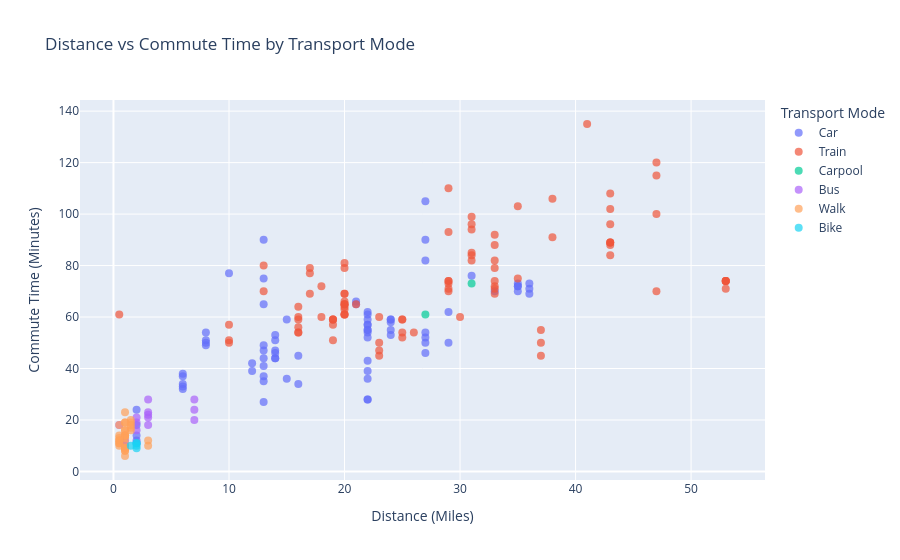

The notebook cell saved with this chart:
### Code cell
#scatter
fig_scatter = px.scatter(
    df, 
    x="distance_miles", 
    y="duration_minutes", 
    color="mode_of_transportation", # 
    title="Distance vs Commute Time by Transport Mode",
    labels={
        "distance_miles": "Distance (Miles)",
        "duration_minutes": "Commute Time (Minutes)",
        "mode_of_transportation": "Transport Mode"
    },
    hover_data=["day_of_week", "weather", "location_clean"] # extra info when you hover over a dot
)


fig_scatter.update_traces(marker=dict(size=8, opacity=0.7)) 

fig_scatter.show()

### Figure 1 — Plotly figure (JSON) as saved in the notebook; plotly's stock layout.template omitted (floating-point values rounded to 4 significant figures; data arrays with more than 128 entries replaced by an {"elided": "..."} marker saying what was removed)
{"data": [{"customdata": {"elided": "76x3 str values"}, "hovertemplate": "Transport Mode=Car<br>Distance (Miles)=%{x}<br>Commute Time (Minutes)=%{y}<br>day_of_week=%{customdata[0]}<br>weather=%{customdata[1]}<br>location_clean=%{customdata[2]}<extra></extra>", "legendgroup": "Car", "marker": {"color": "#636efa", "opacity": 0.7, "size": 8, "symbol": "circle"}, "mode": "markers", "name": "Car", "orientation": "v", "showlegend": true, "type": "scatter", "x": [27.0, 13.0, 13.0, 16.0, 27.0, 13.0, 16.0, 29.0, 29.0, 27.0, 27.0, 27.0, 27.0, 27.0, 13.0, 13.0, 22.0, 22.0, 22.0, 22.0, 22.0, 36.0, 36.0, 36.0, 21.0, 21.0, 10.0, 35.0, 35.0, 35.0, 35.0, 8.0, 8.0, 8.0, 8.0, 13.0, 13.0, 13.0, 13.0, 13.0, 31.0, 24.0, 24.0, 24.0, 24.0, 24.0, 14.0, 14.0, 14.0, 14.0, 14.0, 14.0, 22.0, 22.0, 22.0, 22.0, 22.0, 2.0, 2.0, 2.0, 2.0, 33.0, 6.0, 6.0, 6.0, 6.0, 6.0, 15.0, 15.0, 22.0, 22.0, 22.0, 22.0, 2.0, 12.0, 12.0], "xaxis": "x", "y": [82, 75, 35, 45, 46, 27, 34, 50, 62, 50, 90, 54, 105, 52, 37, 90, 57, 39, 28, 28, 57, 71, 73, 69, 65, 66, 77, 73, 72, 72, 70, 49, 54, 50, 51, 47, 44, 65, 49, 41, 76, 58, 59, 59, 55, 53, 44, 44, 46, 53, 47, 51, 54, 55, 55, 52, 59, 12, 11, 24, 14, 70, 37, 34, 32, 33, 38, 36, 59, 61, 43, 62, 36, 18, 39, 42], "yaxis": "y"}, {"customdata": {"elided": "92x3 str values"}, "hovertemplate": "Transport Mode=Train<br>Distance (Miles)=%{x}<br>Commute Time (Minutes)=%{y}<br>day_of_week=%{customdata[0]}<br>weather=%{customdata[1]}<br>location_clean=%{customdata[2]}<extra></extra>", "legendgroup": "Train", "marker": {"color": "#EF553B", "opacity": 0.7, "size": 8, "symbol": "circle"}, "mode": "markers", "name": "Train", "orientation": "v", "showlegend": true, "type": "scatter", "x": [41.0, 13.0, 16.0, 13.0, 31.0, 35.0, 30.0, 29.0, 35.0, 29.0, 18.0, 18.0, 37.0, 37.0, 37.0, 47.0, 47.0, 47.0, 47.0, 23.0, 23.0, 23.0, 23.0, 16.0, 16.0, 16.0, 16.0, 16.0, 20.0, 20.0, 20.0, 20.0, 20.0, 19.0, 19.0, 19.0, 19.0, 19.0, 53.0, 53.0, 53.0, 53.0, 53.0, 38.0, 38.0, 20.0, 20.0, 20.0, 29.0, 29.0, 29.0, 29.0, 29.0, 31.0, 31.0, 31.0, 17.0, 17.0, 17.0, 21.0, 10.0, 10.0, 10.0, 43.0, 43.0, 43.0, 26.0, 31.0, 31.0, 0.5, 33.0, 33.0, 33.0, 33.0, 33.0, 33.0, 33.0, 33.0, 43.0, 43.0, 43.0, 43.0, 43.0, 25.0, 25.0, 25.0, 25.0, 20.0, 20.0, 20.0, 20.0, 20.0], "xaxis": "x", "y": [135, 70, 60, 80, 85, 75, 60, 93, 103, 110, 72, 60, 50, 45, 55, 70, 100, 115, 120, 47, 60, 50, 45, 54, 56, 54, 59, 64, 81, 65, 79, 69, 63, 57, 59, 59, 51, 59, 71, 74, 74, 74, 74, 91, 106, 65, 69, 61, 70, 74, 71, 74, 73, 94, 99, 96, 79, 77, 69, 65, 51, 50, 57, 108, 102, 96, 54, 82, 84, 61, 82, 88, 79, 92, 71, 72, 69, 74, 89, 84, 89, 89, 88, 59, 59, 52, 54, 61, 65, 61, 64, 66], "yaxis": "y"}, {"customdata": [["Monday", "Sunny", "Hanover Park"], ["Wednesday", "Raining", "Hanover Park"]], "hovertemplate": "Transport Mode=Carpool<br>Distance (Miles)=%{x}<br>Commute Time (Minutes)=%{y}<br>day_of_week=%{customdata[0]}<br>weather=%{customdata[1]}<br>location_clean=%{customdata[2]}<extra></extra>", "legendgroup": "Carpool", "marker": {"color": "#00cc96", "opacity": 0.7, "size": 8, "symbol": "circle"}, "mode": "markers", "name": "Carpool", "orientation": "v", "showlegend": true, "type": "scatter", "x": [27.0, 31.0], "xaxis": "x", "y": [61, 73], "yaxis": "y"}, {"customdata": [["Tuesday", "Sunny", "Other"], ["Thursday", "Cloudy", "Other"], ["Friday", "Sunny", "Other"], ["Monday", "Sunny", "UIC Area / Little Italy"], ["Wednesday", "Cloudy", "UIC Area / Little Italy"], ["Friday", "Cloudy", "UIC Area / Little Italy"], ["Monday", "Raining", "Pilsen"], ["Wednesday", "Cloudy", "Pilsen"], ["Wednesday", "Cloudy", "UIC Area / Little Italy"], ["Monday", "Cloudy", "UIC Area / Little Italy"], ["Wednesday", "Cloudy", "UIC Area / Little Italy"], ["Friday", "Cloudy", "UIC Area / Little Italy"], ["Tuesday", "Cloudy", "South Loop"], ["Wednesday", "Cloudy", "South Loop"], ["Thursday", "Cloudy", "South Loop"]], "hovertemplate": "Transport Mode=Bus<br>Distance (Miles)=%{x}<br>Commute Time (Minutes)=%{y}<br>day_of_week=%{customdata[0]}<br>weather=%{customdata[1]}<br>location_clean=%{customdata[2]}<extra></extra>", "legendgroup": "Bus", "marker": {"color": "#ab63fa", "opacity": 0.7, "size": 8, "symbol": "circle"}, "mode": "markers", "name": "Bus", "orientation": "v", "showlegend": true, "type": "scatter", "x": [7.0, 7.0, 7.0, 1.0, 1.0, 1.0, 3.0, 3.0, 0.5, 3.0, 3.0, 3.0, 2.0, 2.0, 2.0], "xaxis": "x", "y": [20, 24, 28, 10, 10, 12, 28, 18, 18, 21, 23, 22, 16, 21, 19], "yaxis": "y"}, {"customdata": [["Monday", "Cloudy", "UIC Area / Little Italy"], ["Tuesday", "Cloudy", "UIC Area / Little Italy"], ["Wednesday", "Raining", "UIC Area / Little Italy"], ["Thursday", "Raining", "UIC Area / Little Italy"], ["Friday", "Cloudy", "UIC Area / Little Italy"], ["Monday", "Cloudy", "UIC Area / Little Italy"], ["Tuesday", "Sunny", "UIC Area / Little Italy"], ["Wednesday", "Cloudy", "UIC Area / Little Italy"], ["Thursday", "Cloudy", "UIC Area / Little Italy"], ["Friday", "Sunny", "UIC Area / Little Italy"], ["Tuesday", "Cloudy", "UIC Area / Little Italy"], ["Thursday", "Raining", "UIC Area / Little Italy"], ["Monday", "Cloudy", "UIC Area / Little Italy"], ["Tuesday", "Sunny", "UIC Area / Little Italy"], ["Wednesday", "Cloudy", "UIC Area / Little Italy"], ["Thursday", "Raining", "UIC Area / Little Italy"], ["Thursday", "Raining", "UIC Area / Little Italy"], ["Tuesday", "Raining", "UIC Area / Little Italy"], ["Thursday", "Raining", "UIC Area / Little Italy"], ["Monday", "Cloudy", "Chicago (unspecified)"], ["Tuesday", "Cloudy", "Chicago (unspecified)"], ["Wednesday", "Cloudy", "Chicago (unspecified)"], ["Thursday", "Raining", "Chicago (unspecified)"], ["Friday", "Sunny", "Chicago (unspecified)"], ["Monday", "Raining", "UIC Area / Little Italy"], ["Tuesday", "Cloudy", "UIC Area / Little Italy"], ["Wednesday", "Cloudy", "UIC Area / Little Italy"], ["Thursday", "Cloudy", "UIC Area / Little Italy"], ["Friday", "Cloudy", "UIC Area / Little Italy"], ["Monday", "Cloudy", "UIC Area / Little Italy"], ["Wednesday", "Cloudy", "UIC Area / Little Italy"], ["Thursday", "Cloudy", "UIC Area / Little Italy"]], "hovertemplate": "Transport Mode=Walk<br>Distance (Miles)=%{x}<br>Commute Time (Minutes)=%{y}<br>day_of_week=%{customdata[0]}<br>weather=%{customdata[1]}<br>location_clean=%{customdata[2]}<extra></extra>", "legendgroup": "Walk", "marker": {"color": "#FFA15A", "opacity": 0.7, "size": 8, "symbol": "circle"}, "mode": "markers", "name": "Walk", "orientation": "v", "showlegend": true, "type": "scatter", "x": [1.0, 1.0, 1.0, 1.0, 1.0, 1.0, 1.0, 1.0, 1.0, 1.0, 1.0, 1.0, 0.5, 0.5, 0.5, 0.5, 0.5, 3.0, 3.0, 1.5, 1.5, 1.5, 1.5, 1.5, 1.0, 1.0, 1.0, 1.0, 1.0, 0.5, 0.5, 0.5], "xaxis": "x", "y": [14, 6, 13, 14, 9, 8, 14, 14, 9, 8, 9, 11, 14, 13, 10, 11, 18, 12, 10, 20, 19, 16, 17, 18, 19, 16, 19, 23, 16, 12, 12, 11], "yaxis": "y"}, {"customdata": [["Thursday", "Raining", "Near West Side"], ["Tuesday", "Cloudy", "River North"], ["Wednesday", "Cloudy", "River North"], ["Thursday", "Raining", "River North"], ["Friday", "Raining", "River North"]], "hovertemplate": "Transport Mode=Bike<br>Distance (Miles)=%{x}<br>Commute Time (Minutes)=%{y}<br>day_of_week=%{customdata[0]}<br>weather=%{customdata[1]}<br>location_clean=%{customdata[2]}<extra></extra>", "legendgroup": "Bike", "marker": {"color": "#19d3f3", "opacity": 0.7, "size": 8, "symbol": "circle"}, "mode": "markers", "name": "Bike", "orientation": "v", "showlegend": true, "type": "scatter", "x": [2.0, 2.0, 2.0, 2.0, 1.5], "xaxis": "x", "y": [11, 11, 10, 9, 10], "yaxis": "y"}], "layout": {"legend": {"title": {"text": "Transport Mode"}, "tracegroupgap": 0}, "title": {"text": "Distance vs Commute Time by Transport Mode"}, "xaxis": {"anchor": "y", "domain": [0, 1], "title": {"text": "Distance (Miles)"}}, "yaxis": {"anchor": "x", "domain": [0, 1], "title": {"text": "Commute Time (Minutes)"}}}}
